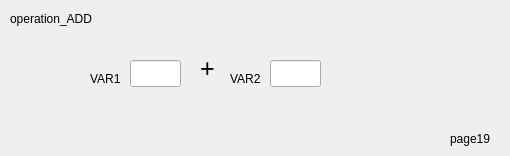
   <widget class="QWidget" name="page_20">
    <widget class="QLabel" name="label_82">
     <property name="geometry">
      <rect>
       <x>10</x>
       <y>10</y>
       <width>121</width>
       <height>17</height>
      </rect>
     </property>
     <property name="text">
      <string>operation_ADD</string>
     </property>
    </widget>
    <widget class="QLabel" name="label_87">
     <property name="geometry">
      <rect>
       <x>90</x>
       <y>70</y>
       <width>41</width>
       <height>17</height>
      </rect>
     </property>
     <property name="text">
      <string>VAR1</string>
     </property>
    </widget>
    <widget class="QLineEdit" name="lineEdit_43">
     <property name="geometry">
      <rect>
       <x>130</x>
       <y>60</y>
       <width>51</width>
       <height>27</height>
      </rect>
     </property>
    </widget>
    <widget class="QLineEdit" name="lineEdit_44">
     <property name="geometry">
      <rect>
       <x>270</x>
       <y>60</y>
       <width>51</width>
       <height>27</height>
      </rect>
     </property>
    </widget>
    <widget class="QLabel" name="label_88">
     <property name="geometry">
      <rect>
       <x>230</x>
       <y>70</y>
       <width>41</width>
       <height>17</height>
      </rect>
     </property>
     <property name="text">
      <string>VAR2</string>
     </property>
    </widget>
    <widget class="QLabel" name="label_89">
     <property name="geometry">
      <rect>
       <x>200</x>
       <y>60</y>
       <width>41</width>
       <height>17</height>
      </rect>
     </property>
     <property name="font">
      <font>
       <pointsize>19</pointsize>
      </font>
     </property>
     <property name="text">
      <string>+</string>
     </property>
    </widget>
    <widget class="QLabel" name="label_90">
     <property name="geometry">
      <rect>
       <x>450</x>
       <y>130</y>
       <width>51</width>
       <height>17</height>
      </rect>
     </property>
     <property name="text">
      <string>page19</string>
     </property>
    </widget>
   </widget>
